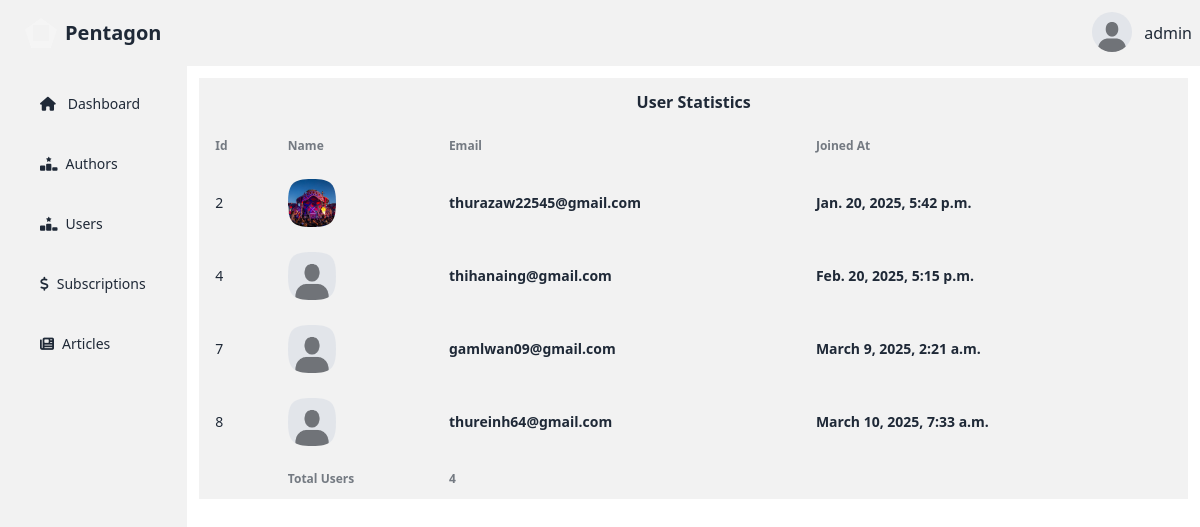
Page /writer/user-statistics/ (signed in) on the committed database.
### account/models.py (models this page shows, shortened)
class AccountStatus(models.Model):
    is_verified=models.BooleanField(default=False)
    profile=models.ImageField(max_length=100, blank=True,default="account/default.jpeg",null=True,upload_to="media/account")
    user=models.ForeignKey(User, on_delete=models.CASCADE,related_name="account_status")
    rank=models.CharField(max_length=20,blank=True, default="Silver")
    created_at=models.DateTimeField(auto_now=True)

### writer/views.py (the view)
# urls.py: path('user-statistics/',views.user_statistics,name="user-statistics"),
@login_required(login_url="sign-in")
def user_statistics(request):
    users=AccountStatus.objects.annotate(name=F("user__username"),email=F("user__email"),date_joined=F("user__date_joined")).exclude(user_id=1)
    context={
        "count":users.count(),
        "users":users,
        "account_status":get_account_status(request)
    }
    return render(request, "writer/users-statistics.html", context)

### writer/views.py (called while the page is built)
def get_account_status(request):
    account_status = AccountStatus.objects.get(user=request.user)
    return account_status

### writer/templates/writer/users-statistics.html (shortened to what this page needs)
{% extends 'writer/admin-dashboard.html' %}
{% block writer %}
<div class=" w-full bg-base-200 m-3 max-h-fit">
  <div>
    <h2 class="text-center p-3 font-bold">User Statistics</h2>
  </div>
    <table class="table">
      <thead>
        <tr>
          <th>Id</th>
          <th>Name</th>
          <th>Email</th>
          <th>Joined At</th>
        </tr>
      </thead>
      <tbody>
        {% for account in users %}
        {% if account.total_articles is 0 %}
            <p></p>
            {% else %}
            <tr>
                <td>
                  {{account.id}}
                </td>
                <td>
                  <div class="flex items-center gap-3">
                    <div class="avatar">
                      <div class="mask mask-squircle h-12 w-12">
                        <img src="{{ account.profile.url }}" alt="Profile Image" />
                      </div>
                    </div>
                  </div>
                </td>
                <td>
                    <div class="font-bold">{{account.email}}</div>
                </td>
                <td>
                    <div class="font-bold"> {{account.date_joined}}</div>
                </td>
              </tr>
        {% endif %}
        {% endfor %}
      </tbody>
      <tfoot>
        <tr>
          <th></th>
          <th>Total Users</th>
          <th>{{count}}</th>
          <th></th>
          <th></th>
        </tr>
      </tfoot>
    </table>
  </div>
{% endblock  %}

### writer/templates/writer/admin-dashboard.html (shortened to what this page needs)
{% extends 'writer/base.html' %}
{% block content %}
<div class="navbar bg-base-200">
    <div class="flex-1">
      <a href="{% url 'home' %}" class="btn btn-ghost text-xl"><div class="mask mask-pentagon w-8 h-8 border-8 border-neutral-100	"></div>Pentagon</a>
    </div>
    <div class="flex-none gap-2">
      <div class="dropdown dropdown-end">
        <div tabindex="0" role="button" class="btn btn-ghost btn-circle avatar">
          <div class="w-10 rounded-full">
              <img
                style="object-fit: contain;width:100%;height:100%"
                alt="Tailwind CSS Navbar component"
                src="{{account_status.profile.url}}" />
          </div>
        </div>
      </div>
      {{user}}
    </div>
  </div>
<div class="flex">
    <ul class="menu bg-base-200  w-56 min-h-screen">
        <li class="my-3"><a class="ml-4" href="{% url 'admin-dashboard' %}"><i class="fa-solid fa-house mr-1"></i>Dashboard</a></li>
        <li class="my-3">
          <a class="ml-4" href="{% url 'author-statistics' %}"><i class="fa-solid fa-ranking-star"></i>Authors</a>
        </li>
        <li class="my-3">
            <a class="ml-4" href="{% url 'user-statistics' %}"><i class="fa-solid fa-ranking-star"></i>Users</a>
          </li>
        <li class="my-3">
            <a class="ml-4" href="{% url 'subscription-statistics' %}"><i class="fa-solid fa-dollar-sign"></i>Subscriptions</a>
        </li>
        <li class="my-3">
            <a class="ml-4" href="{% url 'article-statistics' %}"> <i class="fa-solid fa-newspaper"></i>Articles</a>
          </li>
    </ul>
    {% block writer %}{% endblock  %}
</div>
{% endblock  %}

### rows in the picture
AccountStatus: profile (placeholder picture)
AccountStatus: id "2", profile (picture), email "thurazaw22545@gmail.com", date_joined "Jan. 20, 2025, 5:42 p.m."
AccountStatus: id "4", profile (placeholder picture), email "thihanaing@gmail.com", date_joined "Feb. 20, 2025, 5:15 p.m."
AccountStatus: id "7", profile (placeholder picture), email "gamlwan09@gmail.com", date_joined "March 9, 2025, 2:21 a.m."
AccountStatus: id "8", profile (placeholder picture), email "thureinh64@gmail.com", date_joined "March 10, 2025, 7:33 a.m."

### other values in the picture
{{ user }} "admin"
{{ count }} "4"
